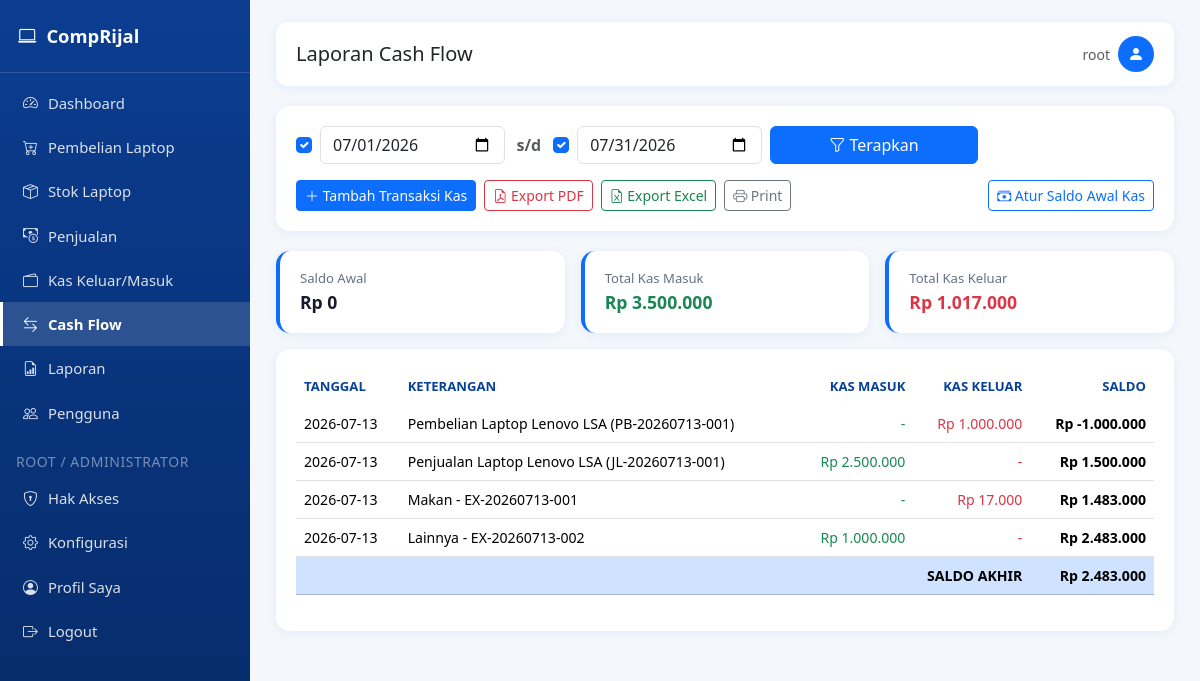
The app's page /cashflow (signed in), older data.
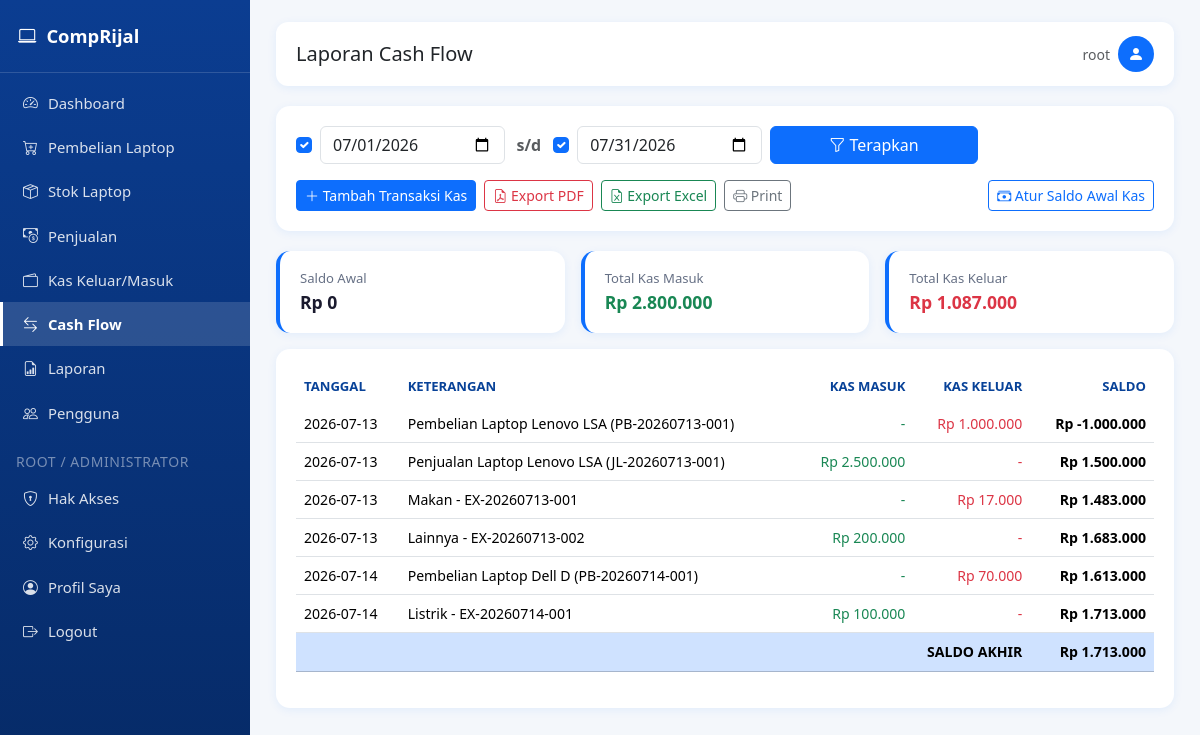
The same page, newer data.
### tables this page shows
CREATE TABLE cashflow (
            id INTEGER PRIMARY KEY AUTOINCREMENT,
            tanggal TEXT NOT NULL,
            keterangan TEXT,
            tipe TEXT NOT NULL,
            nominal REAL DEFAULT 0,
            ref_type TEXT,
            ref_id INTEGER,
            created_at TEXT DEFAULT CURRENT_TIMESTAMP
        );

### app.py (the view)
@app.route("/cashflow")
@page_required("cashflow")
def cashflow_view():
    use_start, use_end, start_date, end_date = get_period_range()
    conn = get_db_connection()
    query = "SELECT * FROM cashflow WHERE 1=1"
    params = []
    if start_date:
        query += " AND tanggal >= ?"; params.append(start_date)
    if end_date:
        query += " AND tanggal <= ?"; params.append(end_date)
    query += " ORDER BY tanggal ASC, id ASC"
    rows = conn.execute(query, params).fetchall()
    saldo_awal = hitung_saldo_awal(start_date)
    if start_date:
        masuk_awal = conn.execute(
            "SELECT COALESCE(SUM(nominal),0) t FROM cashflow WHERE tipe='masuk' AND tanggal < ?",
            (start_date,),
        ).fetchone()["t"]
        keluar_awal = conn.execute(
            "SELECT COALESCE(SUM(nominal),0) t FROM cashflow WHERE tipe='keluar' AND tanggal < ?",
            (start_date,),
        ).fetchone()["t"]
        saldo_awal = masuk_awal - keluar_awal
    saldo = saldo_awal
    data = []
    total_masuk = 0
    total_keluar = 0
    for r in rows:
        if r["tipe"] == "masuk":
            saldo += r["nominal"]
            total_masuk += r["nominal"]
        else:
            saldo -= r["nominal"]
            total_keluar += r["nominal"]
        data.append({
            "tanggal": r["tanggal"], "keterangan": r["keterangan"], "tipe": r["tipe"],
            "nominal": r["nominal"], "saldo": saldo,
        })
    conn.close()
    return render_template("cashflow.html", data=data, use_start=use_start, use_end=use_end, start_date=start_date,
                            end_date=end_date, saldo_awal=saldo_awal, saldo_akhir=saldo, total_masuk=total_masuk,
                            total_keluar=total_keluar)

### app.py (called while the page is built)
def page_required(page_key):
    def wrapper(f):
        @wraps(f)
        def decorated(*args, **kwargs):
            if "user_id" not in session:
                flash("Silakan login terlebih dahulu.", "warning")
                return redirect(url_for("login"))
            if not has_page_access(session["user_id"], session.get("role"), page_key):
                flash("Anda tidak memiliki hak akses ke halaman ini. Hubungi administrator.", "danger")
                return redirect(url_for("dashboard"))
            return f(*args, **kwargs)
        return decorated
    return wrapper

def can_access_page(page_key: str) -> bool:
    if "user_id" not in session:
        return False
    if page_key in {"konfigurasi", "hak_akses"}:
        return session.get("role") in ("root", "administrator")
    return has_page_access(session["user_id"], session.get("role"), page_key)

@app.context_processor
def inject_globals():
    return {
        "rp": reports.rp,
        "current_year": datetime.now().year,
        "now_date": datetime.now().strftime("%Y-%m-%d"),
        "app_settings": get_all_settings(),
        "can_access_page": can_access_page,
    }

### templates/cashflow.html (shortened to what this page needs)
{% extends "base.html" %}
{% block page_title %}Laporan Cash Flow{% endblock %}
{% block content %}
<div class="card-panel no-print">
    {% include "_filter_periode.html" %}
    <div class="mt-3 d-flex gap-2">
        <a href="{{ url_for('cashflow_add') }}" class="btn btn-primary btn-sm">
            <i class="bi bi-plus-lg"></i> Tambah Transaksi Kas
        </a>
        <a href="{{ url_for('laporan_cashflow_pdf', use_start=use_start, use_end=use_end, start_date=start_date, end_date=end_date) }}" class="btn btn-outline-danger btn-sm" target="_blank">
            <i class="bi bi-file-earmark-pdf"></i> Export PDF
        </a>
        <a href="{{ url_for('laporan_cashflow_excel', use_start=use_start, use_end=use_end, start_date=start_date, end_date=end_date) }}" class="btn btn-outline-success btn-sm">
            <i class="bi bi-file-earmark-excel"></i> Export Excel
        </a>
        <button class="btn btn-outline-secondary btn-sm" onclick="window.print()"><i class="bi bi-printer"></i> Print</button>
        <a href="{{ url_for('saldo_awal_kas') }}" class="btn btn-outline-primary btn-sm ms-auto">
            <i class="bi bi-cash-stack"></i> Atur Saldo Awal Kas
        </a>
    </div>
</div>
<div class="row g-3 mb-3">
    <div class="col-md-4">
        <div class="stat-card"><div class="stat-label">Saldo Awal</div><div class="stat-value" style="font-size:1.1rem;">{{ rp(saldo_awal) }}</div></div>
    </div>
    <div class="col-md-4">
        <div class="stat-card"><div class="stat-label">Total Kas Masuk</div><div class="stat-value text-success" style="font-size:1.1rem;">{{ rp(total_masuk) }}</div></div>
    </div>
    <div class="col-md-4">
        <div class="stat-card"><div class="stat-label">Total Kas Keluar</div><div class="stat-value text-danger" style="font-size:1.1rem;">{{ rp(total_keluar) }}</div></div>
    </div>
</div>
<div class="card-panel">
    <div class="table-responsive">
        <table class="table table-hover align-middle">
            <thead>
                <tr>
                    <th>Tanggal</th>
                    <th>Keterangan</th>
                    <th class="text-end">Kas Masuk</th>
                    <th class="text-end">Kas Keluar</th>
                    <th class="text-end">Saldo</th>
                </tr>
            </thead>
            <tbody>
                {% for d in data %}
                <tr>
                    <td>{{ d.tanggal }}</td>
                    <td>{{ d.keterangan }}</td>
                    <td class="text-end text-success">{{ rp(d.nominal) if d.tipe == 'masuk' else '-' }}</td>
                    <td class="text-end text-danger">{{ rp(d.nominal) if d.tipe == 'keluar' else '-' }}</td>
                    <td class="text-end fw-semibold">{{ rp(d.saldo) }}</td>
                </tr>
                {% else %}
                <tr><td colspan="5" class="text-center text-muted py-4">Tidak ada transaksi pada periode ini.</td></tr>
                {% endfor %}
            </tbody>
            <tfoot>
                <tr class="table-primary fw-bold">
                    <td colspan="4" class="text-end">SALDO AKHIR</td>
                    <td class="text-end">{{ rp(saldo_akhir) }}</td>
                </tr>
            </tfoot>
        </table>
    </div>
</div>
{% endblock %}

Row changes from the older to the newer data that the page shows:
changed cashflow "Lainnya - EX-20260713-002": tipe+nominal "Rp 1.000.000" → "Rp 200.000"; rp "Rp 2.483.000" → "Rp 1.683.000"
added cashflow: tanggal "2026-07-14", keterangan "Pembelian Laptop Dell D (PB-20260714-001)", tipe "-", tipe+nominal "Rp 70.000", rp "Rp 1.613.000"
added cashflow: tanggal "2026-07-14", keterangan "Listrik - EX-20260714-001", tipe+nominal "Rp 100.000", tipe "-", rp "Rp 1.713.000"
Text that changed along with them:
{{ rp(total_masuk) }}: "Rp 3.500.000" → "Rp 2.800.000"
{{ rp(total_keluar) }}: "Rp 1.017.000" → "Rp 1.087.000"
{{ rp(saldo_akhir) }}: "Rp 2.483.000" → "Rp 1.713.000"
